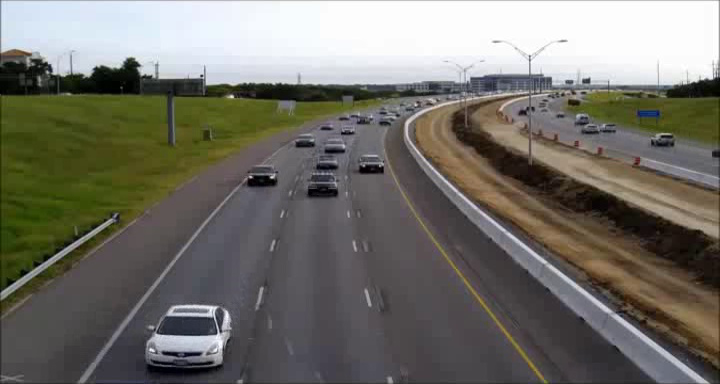
#> input picture opencv/commercial/Road/straight/coord.png, 720 x 384 px; its folder holds 3 pictures in this run
$ python roadRect.py   (Python 2 division)
#> lines starting #> are read from the running program, lines starting #| are printed output that depends on the picture; after the words box and inside, x2 and y2 are one past the last pixel; in counts of white or black regions, pixels touching at a corner belong together
import cv2
import numpy as np

def ptAvg(pt1, pt2):
    ptMx = (pt1[0] + pt2[0])/2
    ptMy = (pt1[1] + pt2[1])/2
    ptM = (ptMx, ptMy)
    # return ptM


def regionSelect(event, x, y, flags, param):
    global calcSDAvg, sdList, sdAvg
    if event == cv2.EVENT_LBUTTONDOWN:
        print "{}: ( {}, {} )".format(param, x, y)

cv2.namedWindow("road")
cv2.namedWindow("transformed")

cv2.setMouseCallback("road", regionSelect, "road")
cv2.setMouseCallback("transformed", regionSelect, "rectangle")

marker_len = 10.0 # ft

# {p_ij} --> {q_ij}
# frame = cv2.imread("road.jpg")
frame = cv2.imread("coord.png")
#> frame is the input picture: shape (384, 720, 3); mean B, G, R 105.3, 113.2, 115.2

# [4 lines of commented-out code are left out]

p00 = (221, 204)
p01 = (413, 209)
p10 = (77, 383)
p11 = (548, 382)

l01 = ptAvg(p00, p01)
l02 = ptAvg(p10, p11)

q00 = (0, 0)
q01 = (250, 0)
q10 = (0, 500)
q11 = (250, 500)

l11 = ptAvg(q00, q01)
l12 = ptAvg(q10, q11)

pts1 = np.float32([p00, p10, p11, p01])
pts2 = np.float32([q00, q10, q11, q01])


cols = max(pts2[:, 0])
rows = max(pts2[:, 1])
M = cv2.getPerspectiveTransform(pts1, pts2)


v1i = np.array((472, 466))
v1f = np.array((467, 458))
v2i = np.array((500, 503))
v2f = np.array((488, 489))
v3i = np.array((548, 574))
v3f = np.array((528, 541))

a1i = (472, 466)
a1f = (467, 458)
a2i = (500, 503)
a2f = (488, 489)
a3i = (548, 574)
a3f = (528, 541)

# [5 lines of commented-out code are left out]
markers = np.array([[v1i, v1f, v2i, v2f, v3i, v3f]], dtype = np.float32)
# print markers
# print type(markers)


# u = cv2.perspectiveTransform(markers, M)
u = cv2.perspectiveTransform(markers, M)
u = u[0] # u contains an extra layer of depth that needs to be removed
# u = cv2.perspectiveTransform(np.array([[551, 576]]), M)

# testVel = np.array([[(290, 338), (338, 302)]], dtype = np.float32)
# print "testVel is {}".format(testVel)
testVel = np.array([[(460, 140), (524, 94)]], dtype = np.float32)

transVel = cv2.perspectiveTransform(testVel, M)
print "transVel is {}".format(transVel)
# print np.shape(transVel)
print np.shape(testVel)
testVel = testVel[0]
transVel = transVel[0]

# print "found transformed velocities"
# print "u is {}".format(u)
transformed = cv2.warpPerspective(frame, M, (cols, rows))
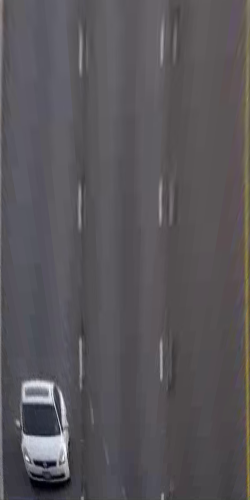
#> transformed: shape (500, 250, 3); mean B, G, R 89.5, 85.4, 88.4
# print "size of transformed is: {}".format(np.shape(transformed))
cv2.arrowedLine(transformed, tuple(u[0]), tuple(u[1]), (0, 255, 0), 2)
cv2.arrowedLine(transformed, tuple(u[2]), tuple(u[3]), (0, 255, 0), 2)
cv2.arrowedLine(transformed, tuple(u[4]), tuple(u[5]), (0, 255, 0), 2)

# [5 lines of commented-out code are left out]
cv2.arrowedLine(frame, tuple(testVel[0]), tuple(testVel[1]), (0, 0, 255), 2)
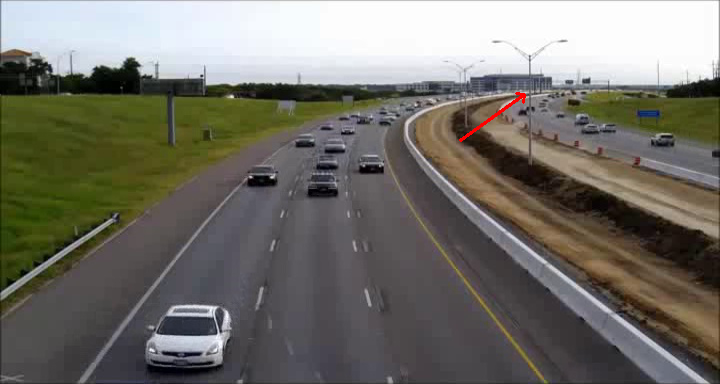
#> frame: shape (384, 720, 3); 0.11% of pixels changed, all inside (x1, y1, x2, y2) = (459, 92, 526, 142)
cv2.arrowedLine(transformed, tuple(transVel[0]), tuple(transVel[1]), (0, 0, 255), 2)
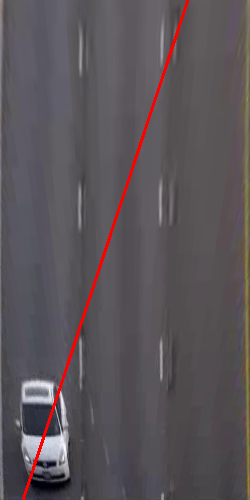
#> transformed: shape (500, 250, 3); 1.24% of pixels changed, all inside (x1, y1, x2, y2) = (22, 0, 189, 500)


pts = np.int32(pts1)
pts = pts.reshape((-1, 1, 2))
pts = np.array(pts)
# print pts, type(pts)
cv2.polylines(frame, [pts], True, (0, 255, 255))
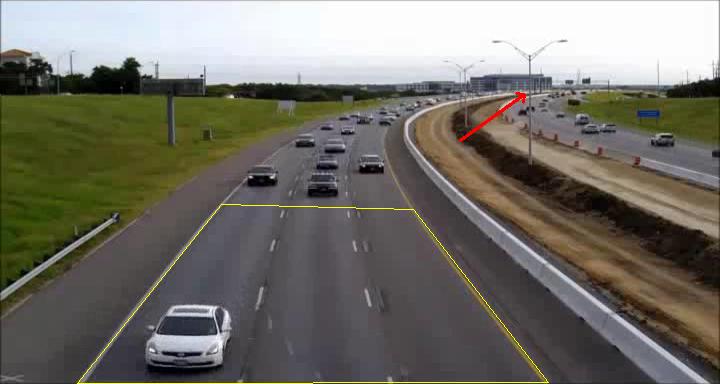
#> frame: shape (384, 720, 3); 0.37% of pixels changed, all inside (x1, y1, x2, y2) = (77, 204, 549, 384)
cv2.line(frame, l01, l02, (0, 0, 255), 2)
#> frame: shape (384, 720, 3); under 0.01% of pixels changed, all inside (x1, y1, x2, y2) = (0, 0, 2, 2)
cv2.imshow("road", frame)
cv2.line(transformed, l11, l12, (0, 0, 255), 2)
cv2.imshow("transformed", transformed)


cv2.waitKey(0)
cv2.destroyAllWindows()
